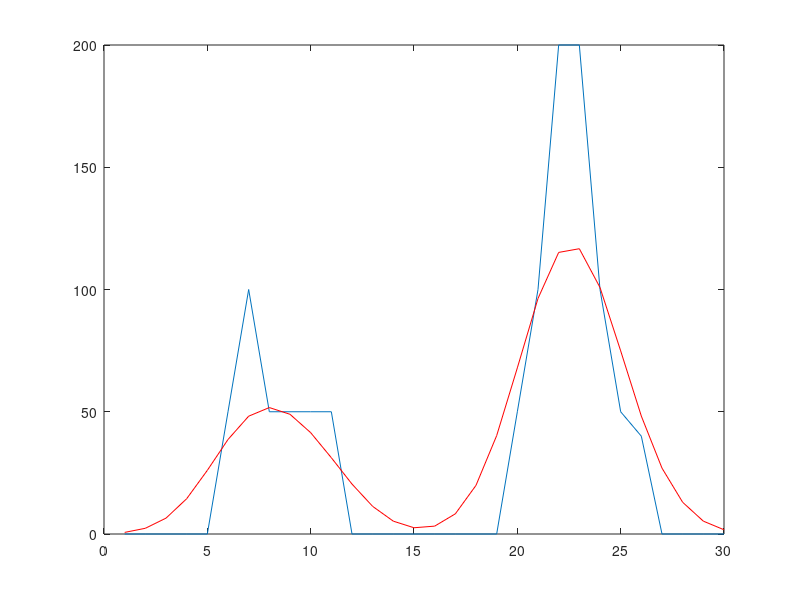

MATLAB code to generate this figure:

binned = [0 0 0 0 0 50 100 50 50 50 50 0 0 0 0 0 0 0 0 50 100 200 200 100 50 40 0 0 0 0 ];
sigma = .002; %Standard deviation of the kernel = 15 ms
binWidth = 0.001;
edges=[-3*sigma:binWidth:3*sigma]; %Time ranges form -3*st. dev. to 3*st. dev.
kernel = normpdf(edges,0,sigma); %Evaluate the Gaussian kernel
kernel = kernel*binWidth ; %Multiply by bin width so the probabilities sum to 1
s=conv(binned,kernel,'same'); %Convolve spike data with the kernel
center = ceil(length(edges)/2); %Find the index of the kernel center s=s(center:1000+center-1); %Trim out the relevant portion of the spike density 




figure, plot([1:length(binned)],binned), hold on
plot(1:length(s),s,'r')